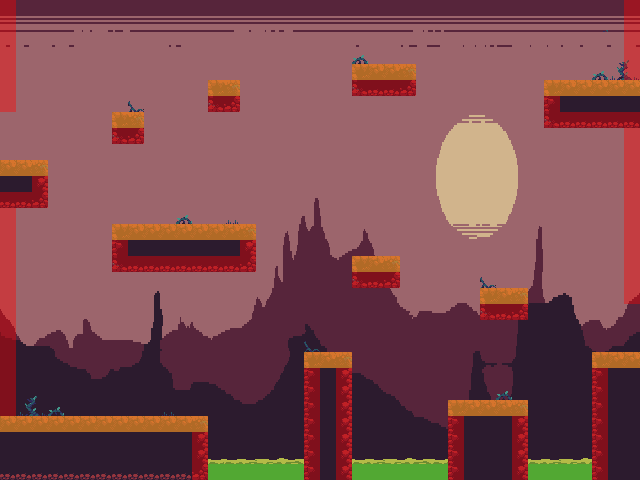

Rendered tile map (Tiled .tmx) drawn with the repository's tilesets; below, a short description and the map source with its tile grids summarised:
An orthogonal 40x30 tile map with 16x16 px tiles, 5 tile layers (Tile Layer 1, Tile Layer 2, Tile Layer 3, Tile Layer 4, ...), 6 tilesets.

<map version="1.10" tiledversion="1.11.0" orientation="orthogonal" renderorder="right-down" width="40" height="30" tilewidth="16" tileheight="16" infinite="0" nextlayerid="6" nextobjectid="1">
 <tileset firstgid="1" name="background1" tilewidth="16" tileheight="16" tilecount="1200" columns="40">
  <image source="../textures/background1.png" width="640" height="480" />
 </tileset>
 <tileset firstgid="1201" name="land_tiles" tilewidth="16" tileheight="16" tilecount="512" columns="32">
  <image source="../textures/land_tiles.png" width="512" height="256" />
 </tileset>
 <tileset firstgid="1713" name="collider" tilewidth="16" tileheight="16" tilecount="1" columns="1">
  <image source="../textures/collider.png" width="16" height="16" />
 </tileset>
 <tileset firstgid="1714" name="trigger" tilewidth="16" tileheight="16" tilecount="1" columns="1">
  <image source="../textures/trigger.png" width="16" height="16" />
 </tileset>
 <tileset firstgid="1715" name="land_tiles1" tilewidth="16" tileheight="16" tilecount="512" columns="32">
  <image source="../textures/land_tiles1.png" width="512" height="256" />
 </tileset>
 <tileset firstgid="2227" name="ground" tilewidth="16" tileheight="16" tilecount="1" columns="1">
  <image source="../textures/ground.png" width="16" height="16" />
 </tileset>
 <layer id="1" name="Tile Layer 1" width="40" height="30" locked="1">
  <data>[1200 cells, 1200 non-empty, 1200 distinct tile ids]</data>
 </layer>
 <layer id="2" name="Tile Layer 2" width="40" height="30" locked="1">
  <data>[1200 cells, 231 non-empty, 31 distinct tile ids]</data>
 </layer>
 <layer id="3" name="Tile Layer 3" width="40" height="30">
  <data>[1200 cells, 160 non-empty, 1 distinct tile ids]</data>
 </layer>
 <layer id="4" name="Tile Layer 4" width="40" height="30" locked="1">
  <data>[1200 cells, 16 non-empty, 1 distinct tile ids]</data>
 </layer>
 <layer id="5" name="Tile Layer 5" width="40" height="30" locked="1">
  <data>[1200 cells, 56 non-empty, 1 distinct tile ids]</data>
 </layer>
</map>
